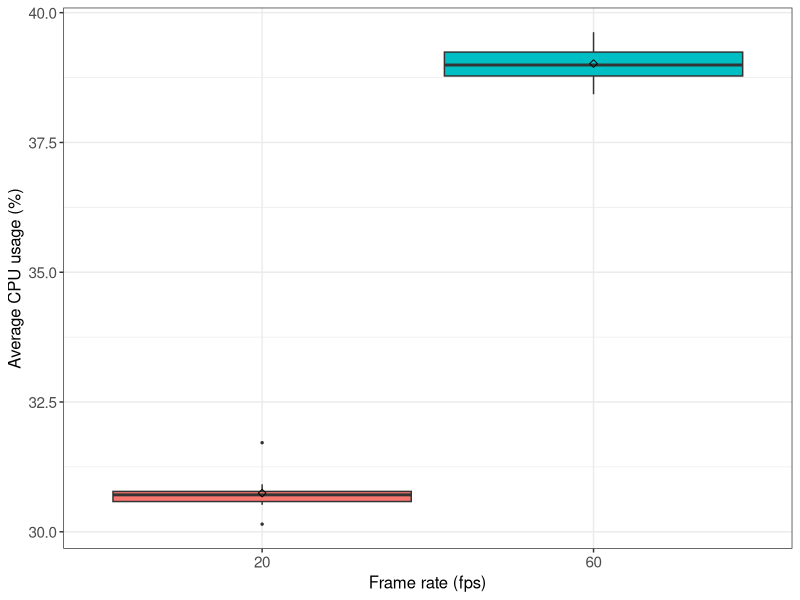

This figure's R source:
## ---- chunk 1
if (!require('tidyverse')) install.packages('tidyverse', dependencies = TRUE); library('tidyverse')
if (!require('ggpubr')) install.packages('ggpubr', dependencies = TRUE); library('ggpubr')
if (!require('rstatix')) install.packages('rstatix', dependencies = TRUE); library('rstatix')
if (!require('ggplot2')) install.packages('ggplot2', dependencies = TRUE); library('ggplot2')
if (!require('coin')) install.packages('coin', dependencies = TRUE); library('coin')
## ---- chunk 2
data <- read.csv(file = '../../raw_data/test_frame_rate/run_table.csv')
data <- subset(data, select = c(X__run_id, frame_rate, avg_cpu_util))
data$frame_rate <- as.factor(data$frame_rate)
data$avg_cpu_util <- as.numeric(data$avg_cpu_util)
## ---- chunk 3
data %>%
  group_by(frame_rate) %>%
  get_summary_stats(avg_cpu_util, type = "mean_sd")
## ---- chunk 4
#pdf(file = "../../figures/frame_rate_effect/cpu-usage.pdf")

ggplot(data, aes(x = frame_rate, y = avg_cpu_util, fill = frame_rate)) +
  theme_bw() + 
  geom_boxplot(width = 0.9, outlier.size = 0.5) + 
  stat_summary(fun = mean, color = 'black', geom = 'point', shape = 5, size = 1.5) +
  labs(x = "Frame rate (fps)", y = "Average CPU usage (%)") +
  theme(legend.position = 'none') +
  theme(
    axis.title.x = element_text(size = 12, family = 'sans'),
    axis.title.y = element_text(size = 12, family = 'sans'),
    axis.text.x = element_text(size = 11, family = 'sans'),
    axis.text.y = element_text(size = 11, family = 'sans'),
  )

#dev.off()
## ---- chunk 5
data %>% 
  group_by(frame_rate) %>%
  identify_outliers(avg_cpu_util)
## ---- chunk 6
data %>%
  rstatix::wilcox_test(avg_cpu_util ~ frame_rate) %>%
  add_significance()
## ---- chunk 7
data %>%
  wilcox_effsize(avg_cpu_util ~ frame_rate)
